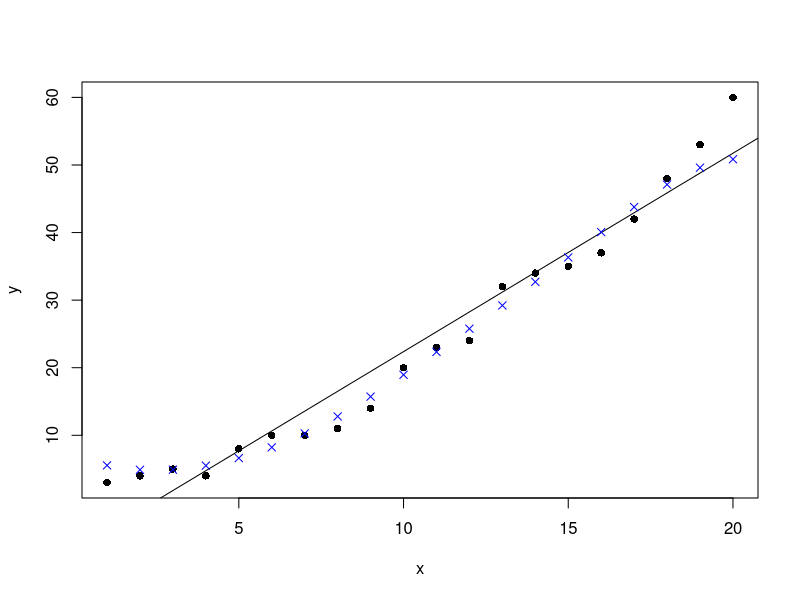
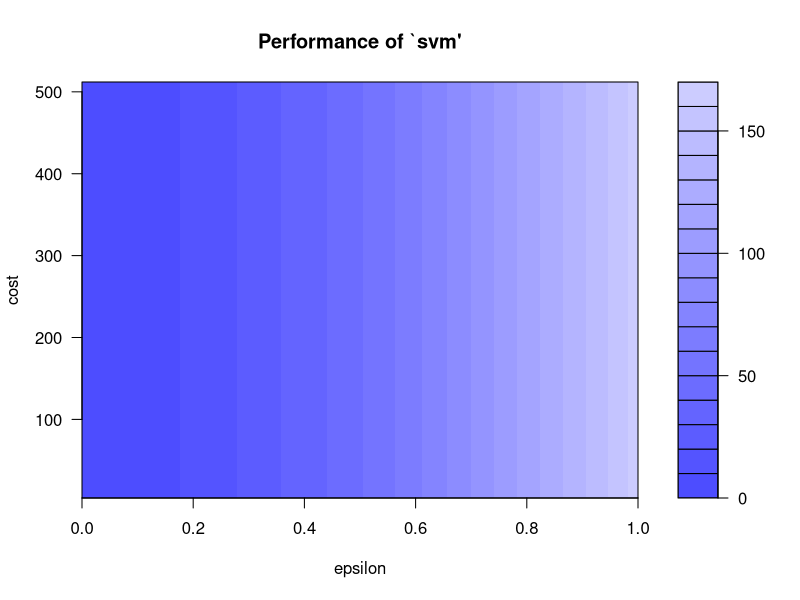
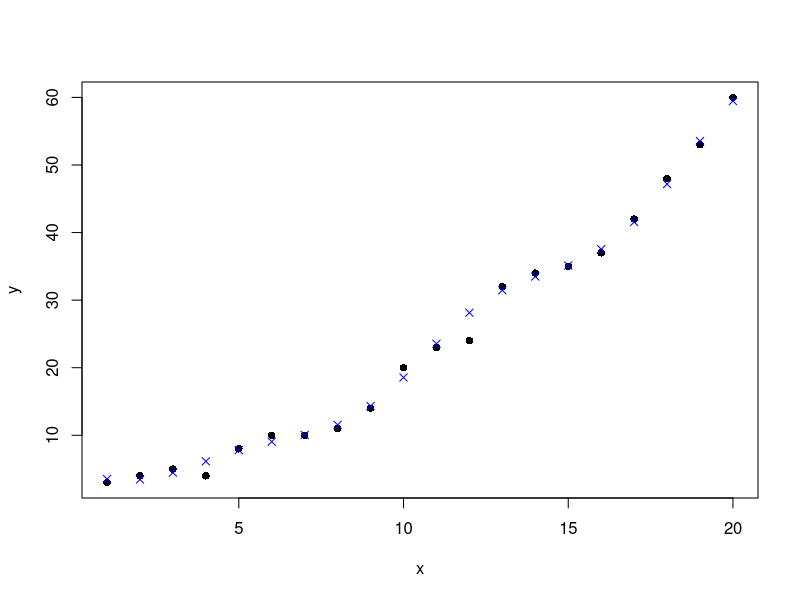

These charts were generated, in order, by the following R code:
# https://www.r-bloggers.com/machine-learning-using-support-vector-machines/

###############################################################
# Support Vector regression
###############################################################

x=c(1,2,3,4,5,6,7,8,9,10,11,12,13,14,15,16,17,18,19,20)
y=c(3,4,5,4,8,10,10,11,14,20,23,24,32,34,35,37,42,48,53,60)

#Create a data frame of the data
train=data.frame(x,y)

#Plot the dataset
plot(train,pch=16)

#Linear regression
model <- lm(y ~ x, train)

#Plot the model using abline
abline(model)

#SVM
library(e1071)

#Fit a model. The function syntax is very similar to lm function
model_svm <- svm(y ~ x , train)

#Use the predictions on the data
pred <- predict(model_svm, train)

#Plot the predictions and the plot to see our model fit
points(train$x, pred, col = "blue", pch=4)

#Linear model has a residuals part which we can extract and directly calculate rmse
error <- model$residuals 
lm_error <- sqrt(mean(error^2)) # 3.832974

#For svm, we have to manually calculate the difference between actual values (train$y) with our predictions (pred)
error_2 <- train$y - pred
svm_error <- sqrt(mean(error_2^2)) # 2.696281


# perform a grid search
svm_tune <- tune(svm, y ~ x, data = train,
                 ranges = list(epsilon = seq(0,1,0.01), cost = 2^(2:9))
)
print(svm_tune)

#Parameter tuning of 'svm':

# - sampling method: 10-fold cross validation 

#- best parameters:
# epsilon cost
#0 8

#- best performance: 2.872047 

#The best model
best_mod <- svm_tune$best.model
best_mod_pred <- predict(best_mod, train) 

error_best_mod <- train$y - best_mod_pred 

# this value can be different on your computer
# because the tune method randomly shuffles the data
best_mod_RMSE <- sqrt(mean(error_best_mod^2)) # 1.290738 

plot(svm_tune)

plot(train,pch=16)
points(train$x, best_mod_pred, col = "blue", pch=4)